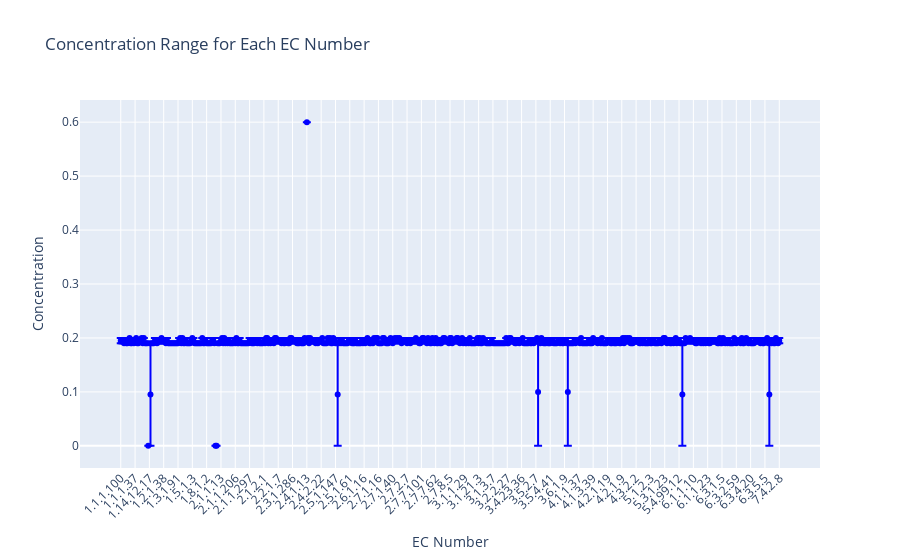

This figure's notebook cell:
### Code cell
import pandas as pd
import matplotlib.pyplot as plt
import seaborn as sns
import plotly.graph_objects as go

df = coec.copy()
ec_range = df.groupby('ec')['CoCl2'].agg(['min', 'max']).reset_index()
ec_range.columns = ['EC Number', 'Min Concentration', 'Max Concentration']

# Initialize
fig = go.Figure()

# Error bars
fig.add_trace(go.Scatter(
    x=ec_range['EC Number'],
    y=(ec_range['Max Concentration'] + ec_range['Min Concentration']) / 2,  # Mean concentration for y-axis
    error_y=dict(
        type='data',
        symmetric=False,
        array=(ec_range['Max Concentration'] - ec_range['Min Concentration']) / 2,
        arrayminus=(ec_range['Max Concentration'] - ec_range['Min Concentration']) / 2
    ),
    mode='markers',
    marker=dict(color='blue'),
    text=ec_range['EC Number'],  # Hover text
    hoverinfo='text',  # Show hover text
    name='Concentration Range'
))

# Update layout
fig.update_layout(
    title='Concentration Range for Each EC Number',
    xaxis_title='EC Number',
    yaxis_title='Concentration',
    xaxis_tickangle=-45
)

fig.show()

### Figure 1 — Plotly figure (JSON) as saved in the notebook; plotly's stock layout.template omitted (floating-point values rounded to 4 significant figures; data arrays with more than 128 entries replaced by an {"elided": "..."} marker saying what was removed)
{"data": [{"error_y": {"array": {"elided": "599 float values"}, "arrayminus": {"elided": "599 float values"}, "symmetric": false, "type": "data"}, "hoverinfo": "text", "marker": {"color": "blue"}, "mode": "markers", "name": "Concentration Range", "text": {"elided": "599 str values"}, "type": "scatter", "x": {"elided": "599 str values"}, "y": {"elided": "599 float values"}}], "layout": {"title": {"text": "Concentration Range for Each EC Number"}, "xaxis": {"tickangle": -45, "title": {"text": "EC Number"}}, "yaxis": {"title": {"text": "Concentration"}}}}
